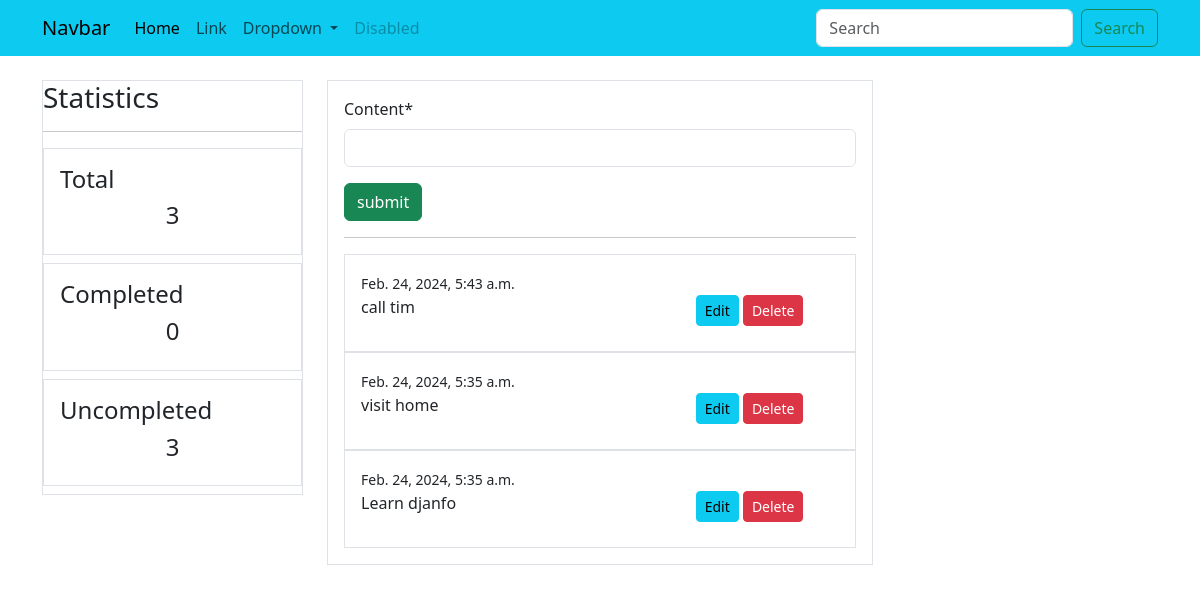
/, run on an earlier commit of the app's database.
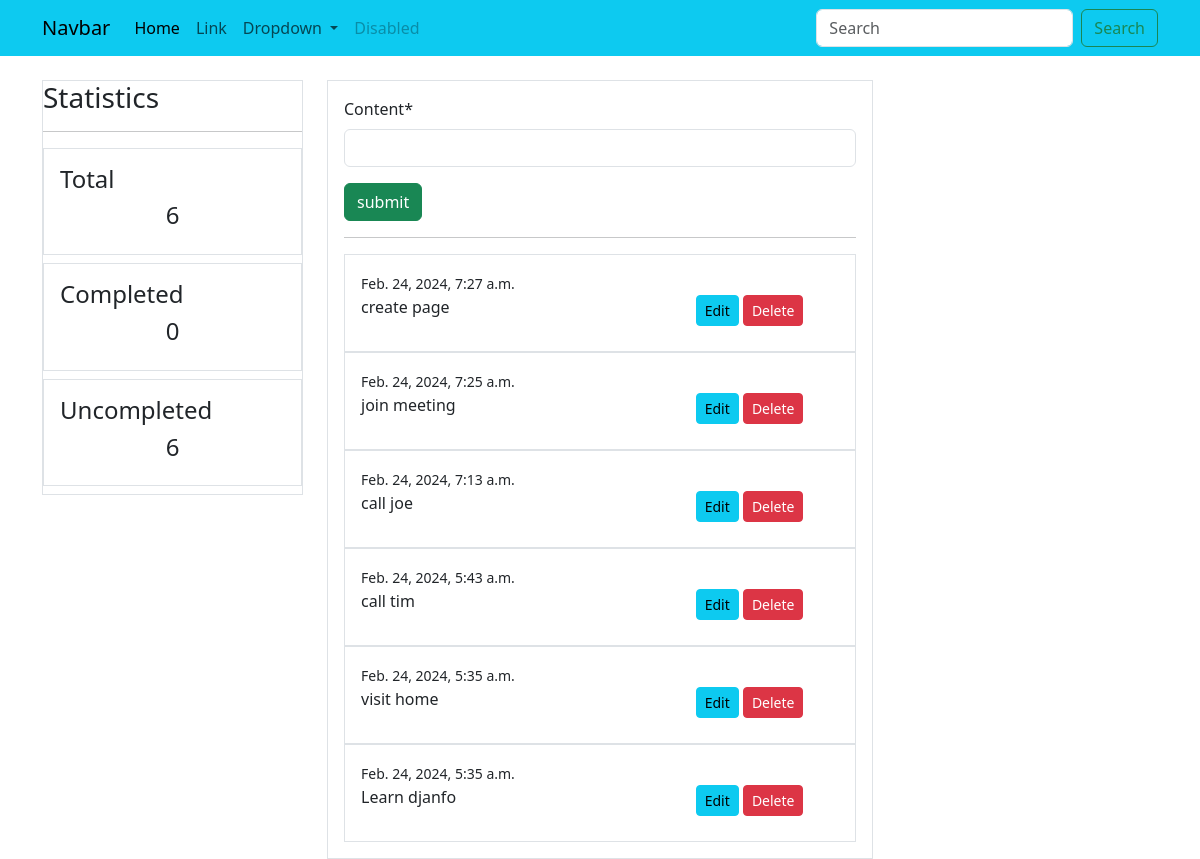
And on a later commit of the database.
### todosapp/models.py (models this page shows, shortened)
class Task(models.Model):
    content = models.CharField(max_length=100)
    date = models.DateTimeField(auto_now_add=True)
    complete =  models.BooleanField(default=False)
    class Meta:
        ordering = ['-date']

### todosapp/views.py (the view)
# urls.py: path('', views.index, name='todos-index'),
def index(request):
    todos = Task.objects.all()
    countTodos = todos.count()
    completedTodos = Task.objects.filter(complete=True)
    countCompletedTodos = completedTodos.count()
    countUncompletedTodos = countTodos - countCompletedTodos
    if request.method == 'POST':
        form = TaskForm(request.POST)
        if form.is_valid():
            form.save()
            return redirect('/')
    else:
        form = TaskForm()
    context =  {
        'todos' : todos,
        'form' : form,
        'countTodos' : todos.count(),
        'countCompletedTodos' : completedTodos.count(),
        'countUncompletedTodos' : countUncompletedTodos
    }
    return render(request, 'todos/index.html', context)

### todosapp/forms.py
class TaskForm(forms.ModelForm):
    class Meta:
        model = Task
        fields = ['content']

### todosapp/templates/todos/index.html (shortened to what this page needs)
{% extends 'partials/base.html' %}
{% load crispy_forms_tags %}
{% block content %}
<div class="border p-3 mt-4">
    <form method="POST">
        {{ form|crispy }}
        <input class="btn btn-block btn-success" type="submit" value="submit" >
    </form>
    <hr>
    {% for todo in todos %}
    <div class="border p-3">
        <small>{{ todo.date }}</small>
        <div class="row">
            <div class="col-md-8">
                <p>{{ todo.content }}</p>
            </div>
            <div class="col-md-4">
                <a href="{% url 'todos-update' todo.id %}" class="btn btn-info btn-sm">Edit</a>
                <a href="" class="btn btn-danger btn-sm">Delete</a>
            </div>
        </div>
    </div>
    {% endfor %}
</div>
{% endblock %}

What changed in the data, as far as the page shows it:
added Task: date "Feb. 24, 2024, 7:27 a.m.", content "create page"
added Task: date "Feb. 24, 2024, 7:25 a.m.", content "join meeting"
added Task: date "Feb. 24, 2024, 7:13 a.m.", content "call joe"
Also different on the page:
{{ countTodos }}: "3" → "6"
{{ countUncompletedTodos }}: "3" → "6"
